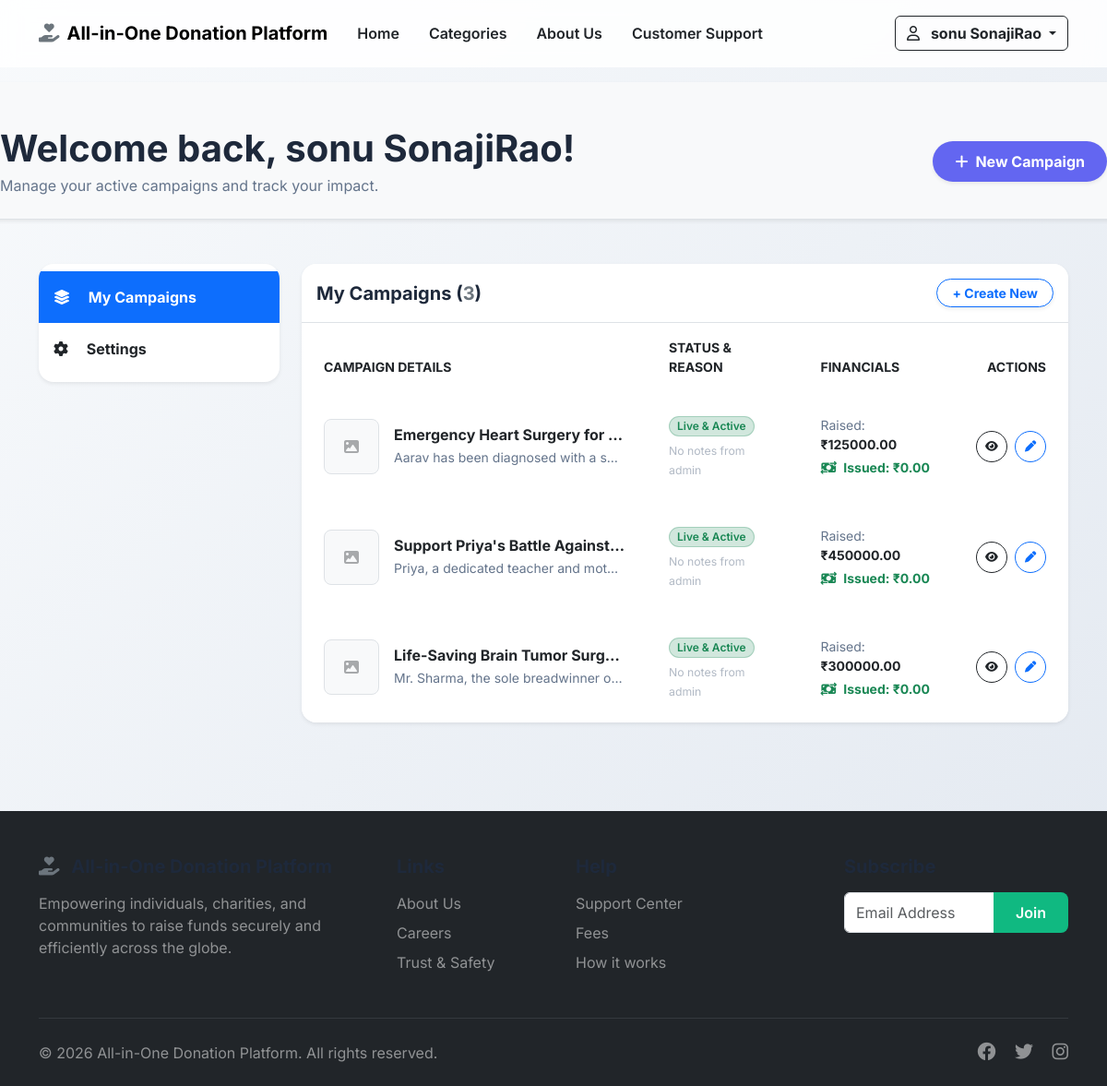
The app's page /dashboard/ (signed in), older data.
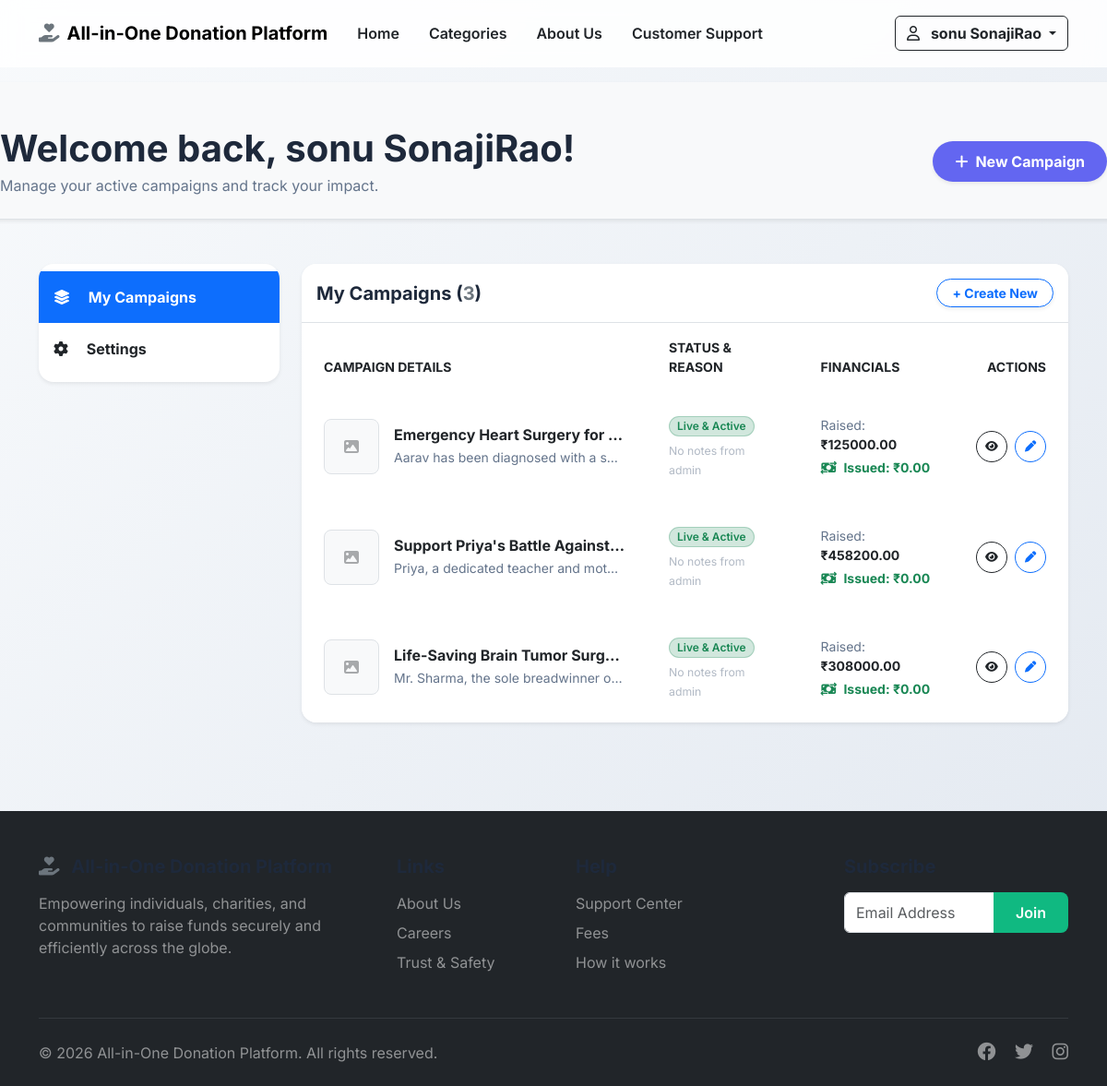
The same page, newer data.
### campaigns/models.py (models this page shows, shortened)
class Campaign(models.Model):
    class Status(models.TextChoices):
        DRAFT = 'DRAFT', _('Draft')
        ACTIVE = 'ACTIVE', _('Active')
        COMPLETED = 'COMPLETED', _('Completed')
        CANCELLED = 'CANCELLED', _('Cancelled')
    owner = models.ForeignKey(settings.AUTH_USER_MODEL, on_delete=models.CASCADE, related_name='campaigns')
    title = models.CharField(max_length=200)
    description = models.TextField()
    goal_amount = models.DecimalField(max_digits=12, decimal_places=2)
    raised_amount = models.DecimalField(max_digits=12, decimal_places=2, default=0.00)
    image = models.ImageField(upload_to='campaigns/images/', null=True, blank=True)
    start_date = models.DateTimeField(auto_now_add=True)
    end_date = models.DateTimeField(null=True, blank=True)
    category = models.ForeignKey(Category, on_delete=models.SET_NULL, null=True, related_name='campaigns')
    location = models.CharField(max_length=255, blank=True)
    payment_qr_code = models.ImageField(upload_to='campaigns/qr_codes/', null=True, blank=True, help_text="Upload your UPI or Bank QR code here")
    status = models.CharField(
        max_length=20,
        choices=Status.choices,
        default=Status.DRAFT
    )
    approved = models.BooleanField(default=False)
    status_reason = models.TextField(blank=True, null=True, help_text="Reason for current status or rejection notes")
    amount_issued = models.DecimalField(max_digits=12, decimal_places=2, default=0.00, help_text="Total amount paid out to the seeker")
    created_at = models.DateTimeField(auto_now_add=True)
    updated_at = models.DateTimeField(auto_now=True)

### core/views.py (the view)
# urls.py: path('dashboard/', DashboardView.as_view(), name='dashboard'),
class DashboardView(BaseDashboardView):
    def get_context_data(self, **kwargs):
        context = super().get_context_data(**kwargs)
        context['active_tab'] = 'campaigns'
        return context

### accounts/models.py (called while the page is built)
    def is_admin_role(self):
        return self.role == self.Role.ADMIN

### core/views.py (called while the page is built)
    def get_context_data(self, **kwargs):
        context = super().get_context_data(**kwargs)
        user = self.request.user
        context['my_campaigns'] = Campaign.objects.filter(owner=user)
        context['my_donations'] = Donation.objects.filter(
            donor=user,
            status=Donation.Status.SUCCESS
        ).order_by('-created_at')
        return context

### templates/dashboard.html (shortened to what the changed rows need)
{% extends 'base.html' %}
{% load static %}
{% block content %}
<div class="row pt-5 bg-light border-bottom shadow-sm">
    <div class="container pb-4">
        <div class="d-flex align-items-center justify-content-between">
            <div>
                <h1 class="fw-bold mb-1">Welcome back, {{ user.get_full_name|default:user.username }}!</h1>
            </div>
        </div>
    </div>
</div>
<div class="container my-5">
    <div class="row g-4">
        <div class="col-lg-9">
            <div class="tab-content" id="dashboard-tabs-content">
                <div class="tab-pane fade {% if active_tab == 'campaigns' %}show active{% endif %}" id="campaigns-tab">
                    <div class="card border-0 shadow-sm rounded-4 overflow-hidden h-100">
                        <div class="card-body p-0">
                            {% if my_campaigns %}
                            <div class="table-responsive">
                                <table class="table table-hover align-middle mb-0 border-0">
                                    <thead class="bg-light text-muted-custom small fw-bold text-uppercase letter-spacing">
                                        <tr>
                                            <th class="border-0 px-4 py-3">Campaign Details</th>
                                            <th class="border-0 px-4 py-3">Status & Reason</th>
                                            <th class="border-0 px-4 py-3">Financials</th>
                                            <th class="border-0 px-4 py-3 text-end">Actions</th>
                                        </tr>
                                    </thead>
                                    <tbody>
                                        {% for campaign in my_campaigns %}
                                        <tr>
                                            <td class="px-4 py-4 border-0">
                                                <div class="d-flex align-items-center">
                                                    <div class="me-3" style="width: 60px; height: 60px;">
                                                        {% if campaign.image %}
                                                        <img src="{{ campaign.image.url }}" class="img-fluid rounded-3 object-fit-cover shadow-sm w-100 h-100" alt="Thumbnail">
                                                        {% else %}
                                                        <div class="bg-light rounded-3 d-flex align-items-center justify-content-center w-100 h-100 border">
                                                            <i class="fa-solid fa-image text-muted opacity-50"></i>
                                                        </div>
                                                        {% endif %}
                                                    </div>
                                                    <div class="text-truncate" style="max-width: 250px;">
                                                        <h6 class="fw-bold text-dark mb-1 text-truncate">{{ campaign.title }}</h6>
                                                        <p class="small text-muted-custom mb-0 text-truncate">{{ campaign.description|truncatechars:70 }}</p>
                                                    </div>
                                                </div>
                                            </td>
                                            <td class="px-4 py-4 border-0">
                                                <div class="mb-1">
                                                    {% if campaign.status == 'ACTIVE' %}
                                                        <span class="badge bg-success-subtle text-success border border-success border-opacity-25 rounded-pill px-2 py-1 small fw-semibold">Live & Active</span>
                                                    {% elif campaign.status == 'DRAFT' %}
                                                        <span class="badge bg-warning-subtle text-warning border border-warning border-opacity-25 rounded-pill px-2 py-1 small fw-semibold">Under Review</span>
                                                    {% else %}
                                                        <span class="badge bg-secondary-subtle text-muted border border-secondary border-opacity-25 rounded-pill px-2 py-1 small fw-semibold">{{ campaign.get_status_display }}</span>
                                                    {% endif %}
                                                </div>
                                                <div class="small text-muted-custom italic">
                                                    {% if campaign.status_reason %}
                                                        <i class="fa-solid fa-circle-info me-1 small"></i> {{ campaign.status_reason }}
                                                    {% else %}
                                                        <span class="opacity-50 small">No notes from admin</span>
                                                    {% endif %}
                                                </div>
                                            </td>
                                            <td class="px-4 py-4 border-0">
                                                <div class="small text-muted-custom mb-1">Raised: <span class="fw-bold text-dark">₹{{ campaign.raised_amount }}</span></div>
                                                <div class="small text-success fw-bold"><i class="fa-solid fa-money-bill-transfer me-1"></i> Issued: ₹{{ campaign.amount_issued }}</div>
                                            </td>
                                            <td class="px-4 py-4 border-0 text-end">
                                                <div class="d-flex justify-content-end gap-2">
                                                    <a href="{% url 'campaign_detail' campaign.pk %}" class="btn btn-outline-dark btn-sm rounded-circle d-flex align-items-center justify-content-center" style="width: 34px; height: 34px;" title="View Detail"><i class="fa-solid fa-eye small"></i></a>
                                                    <button class="btn btn-outline-primary btn-sm rounded-circle d-flex align-items-center justify-content-center" style="width: 34px; height: 34px;" title="Edit"><i class="fa-solid fa-pen small"></i></button>
                                                </div>
                                            </td>
                                        </tr>
                                        {% endfor %}
                                    </tbody>
                                </table>
                            </div>
                            {% endif %}
                        </div>
                    </div>
                </div>
            </div>
        </div>
    </div>
{% endblock %}

Row changes from the older to the newer data that the page shows:
changed Campaign "Support Priya's Battle Against…": raised_amount "450000.00" → "458200.00"
changed Campaign "Life-Saving Brain Tumor Surg…": raised_amount "300000.00" → "308000.00"
